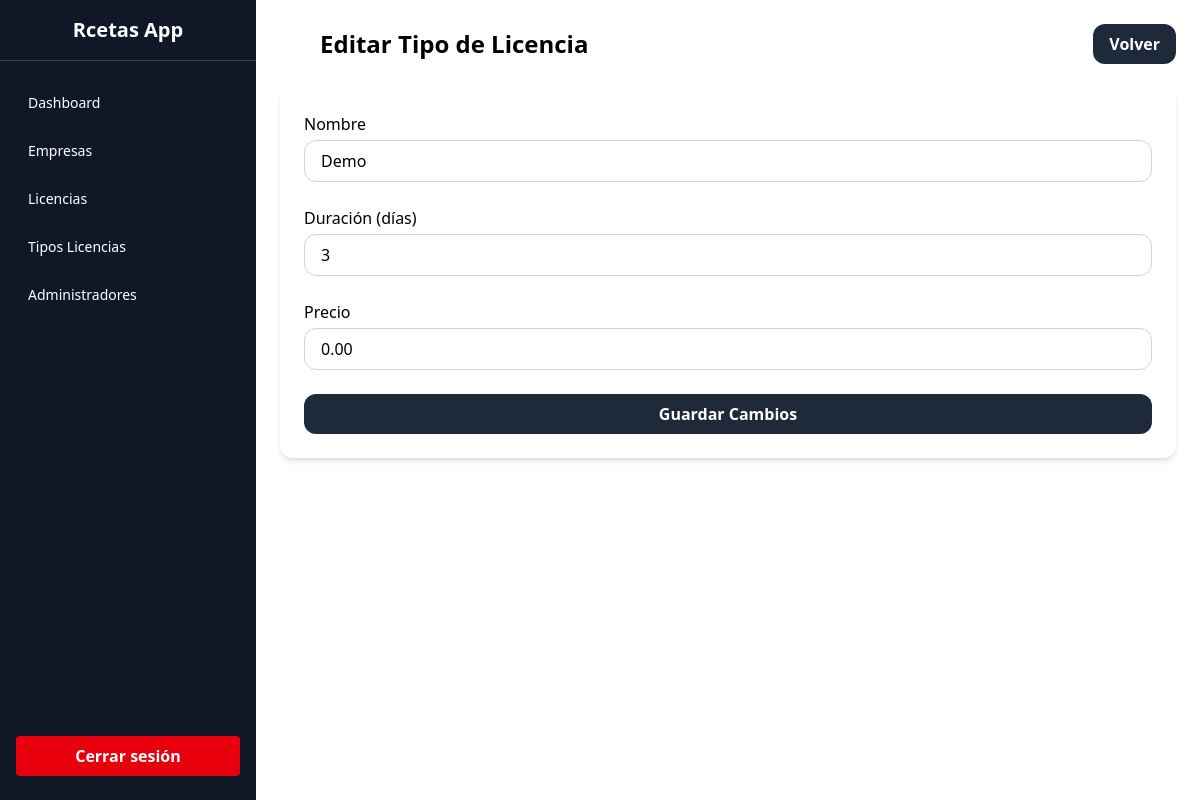
Screenshot of /views/superadmin/tipos-licencias/editar.php?id=1 with the database file from the repository.
### tables this page shows
CREATE TABLE `tipos_licencias` (
  `id` int(11) NOT NULL,
  `nombre` varchar(100) NOT NULL,
  `duracion` int(11) NOT NULL,
  `precio` decimal(10,2) NOT NULL
);

### views/superadmin/tipos-licencias/editar.php (the view, shortened to what this page needs)
<?php
$conex = new Database;
$pdo = $conex->conectar();
$id = $_GET['id'] ?? null;
$stmt = $pdo->prepare("SELECT * FROM tipos_licencias WHERE id = ?");
$stmt->execute([$id]);
$tipo = $stmt->fetch(PDO::FETCH_ASSOC);
?>
<!DOCTYPE html>
<html lang="es">
<?php include '../../../partials/head.php'; ?>
<body class="flex">
    <?php include '../../../partials/sidebaradm.php'; ?>
    <main class="p-6 w-full md:ml-64">
        <div class="flex justify-between items-center mb-6">
            <h1 class="text-2xl font-bold pl-10">Editar Tipo de Licencia</h1>
            <a href="<?= BASE_URL ?>views/superadmin/tipos-licencias/index.php"
               class="bg-gray-800 hover:bg-gray-900 text-white font-semibold py-2 px-4 rounded-xl transition">
                Volver
            </a>
        </div>
        <form method="POST" class="space-y-6 bg-white p-6 rounded-xl shadow-md">
            <div>
                <label for="nombre" class="block font-medium mb-1">Nombre</label>
                <input type="text" id="nombre" name="nombre" required
                       class="w-full border border-gray-300 rounded-xl px-4 py-2 focus:outline-none"
                       value="<?= htmlspecialchars($tipo['nombre']) ?>">
            </div>
            <div>
                <label for="duracion" class="block font-medium mb-1">Duración (días)</label>
                <input type="number" id="duracion" name="duracion" required
                       class="w-full border border-gray-300 rounded-xl px-4 py-2 focus:outline-none"
                       value="<?= htmlspecialchars($tipo['duracion']) ?>">
            </div>
            <div>
                <label for="precio" class="block font-medium mb-1">Precio</label>
                <input type="number" step="0.01" id="precio" name="precio" required
                       class="w-full border border-gray-300 rounded-xl px-4 py-2 focus:outline-none"
                       value="<?= htmlspecialchars($tipo['precio']) ?>">
            </div>
            <button type="submit"
                    class="w-full bg-gray-800 hover:bg-gray-900 text-white font-semibold py-2 rounded-xl transition">
                Guardar Cambios
            </button>
        </form>
    </main>
</body>
</html>

### rows the page displays
tipos_licencias: nombre "Demo", duracion "3", precio "0.00"
